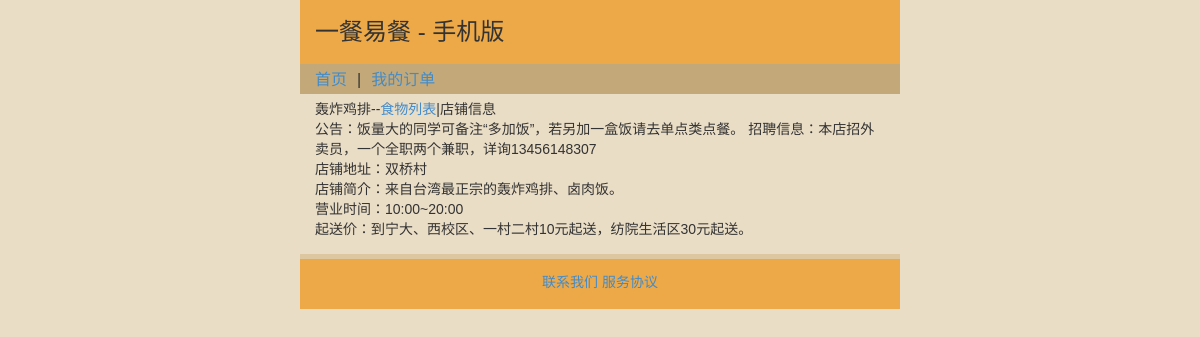
The app's page /store/info/7/2 with its own data.
### tables this page shows
CREATE TABLE `storeIntro` (
  `storeId` int(11) NOT NULL AUTO_INCREMENT,
  `delivery_order` char(1) NOT NULL DEFAULT '0',
  `max_order` int(11) NOT NULL DEFAULT '50',
  `storeName` varchar(50) NOT NULL,
  `location` varchar(100) NOT NULL,
  `imgLoc` varchar(30) DEFAULT NULL,
  `user_in_charge_time` datetime DEFAULT NULL,
  `state` char(1) NOT NULL DEFAULT '1',
  `loginId` varchar(50) NOT NULL,
  `loginPasswd` char(41) NOT NULL,
  `email` varchar(50) DEFAULT NULL,
  `telephone` varchar(15) NOT NULL,
  `telephone_1` varchar(15) DEFAULT NULL,
  `telephone_2` varchar(15) DEFAULT NULL,
  `openTime_1` time NOT NULL,
  `closeTime_1` time NOT NULL,
  `openTime_2` time NOT NULL,
  `closeTime_2` time NOT NULL,
  `briefIntroduction` varchar(500) DEFAULT NULL,
  `qisongjia` varchar(100) DEFAULT NULL,
  `yinyeshijian` varchar(100) DEFAULT NULL,
  `gonggao` varchar(500) DEFAULT NULL,
  `contact_phone` varchar(100) DEFAULT NULL,
  `createTime` date NOT NULL,
  `total_buyer_month` int(11) DEFAULT '0',
  `total_score_month` int(11) DEFAULT '0',
  `total_score_num_month` int(11) DEFAULT '0',
  PRIMARY KEY (`storeId`)
);

### application/models/store_info.php (called while the page is built, shortened)
<?php
	class Store_info extends CI_Model {
		function get_store_top_info($university_id, $store_id) {
			$this->update_shanghu_state_one_univ($university_id);
			$q = $this->db->select('gonggao, location, briefIntroduction,
									yinyeshijian, qisongjia, imgLoc')
						  ->from('storeIntro')
						  ->join('storeLoc', 'storeLoc.storeId=storeIntro.storeId')
						  ->where('storeIntro.storeId', $store_id)
						  ->where('storeLoc.belongTo', $university_id)
						  ->where('storeIntro.state !=', '5')
						  ->get();
			if ($q->num_rows() > 0)
				return $q->row_array();
		}
		function update_shanghu_state_one_univ($univ_id) {
			$q = $this->db->select('storeId')
						  ->where('belongTo', $univ_id)
						  ->get('storeLoc');
		}
		function set_state($store_id, $state) {
			$this->db->where('storeId', $store_id);
			$this->db->update('storeIntro', array('state'=>$state));
		}
	}

### application/controllers/store.php (called while the page is built, shortened)
<?php
	class Store extends CI_Controller{
		public function __construct(){
			$this->load->model('food_info');
			$this->load->model("store_info");
			$this->load->library("get_db_info");
			$this->load->library("state_name");
		}
		public function info($university_id, $store_id){
			$data = $this->store_info->get_store_top_info($university_id, $store_id);
			$data['food_info'] = $this->food_info->get_food_info($store_id);
			$data['food_type'] = $this->food_info->re;
			$data['store_id'] = $store_id;
			$data['store_name'] = $this->get_db_info->get_store_name($store_id);
			$now_state = $this->store_info->get_shanghu_state($store_id);
			$data['state'] = $this->state_name->is_work_state($now_state);
			$data['delivery_cost'] = $this->store_info
										  ->get_delivery_cost($university_id, $store_id);
			$data['university_id'] = $university_id;
			$this->load->view('templates/header');
			$this->load->view('store/store_info', $data);
			$this->load->view('templates/footer');
		}
	}
?>

### index.php (called while the page is built, shortened)
<?php
require_once BASEPATH.'core/CodeIgniter.php';

### application/views/store/store_info.php (the view)
<?=$store_name?>--<a href="<?=constant("mycycbase")?>/store/<?=$university_id?>/<?=$store_id?>">食物列表</a>|店铺信息
<div class="gonggao">
	<div>公告：<?=$gonggao?></div>
	<div>店铺地址：<?=$location?></div>
	<div>店铺简介：<?=$briefIntroduction?></div>
	<div>营业时间：<?=$yinyeshijian?></div>
	<div>起送价：<?=$qisongjia?></div>
</div>

### css/main.css (style rules this page uses)
body { font-family: "微软雅黑", sans-serif; background-color: #EADDC6; }

### records on screen
storeintro: gonggao "饭量大的同学可备注“多加饭”，若另加一盒饭请去单点类点餐。 招聘信息：本店招外卖员，一个全职两个兼职，详询13456148307", location "双桥村", briefIntroduction "来自台湾最正宗的轰炸鸡排、卤肉饭。", yinyeshijian "10:00~20:00", qisongjia "到宁大、西校区、一村二村10元起送，纺院生活区30元起送。"

### other values on screen
$store_name "轰炸鸡排"
